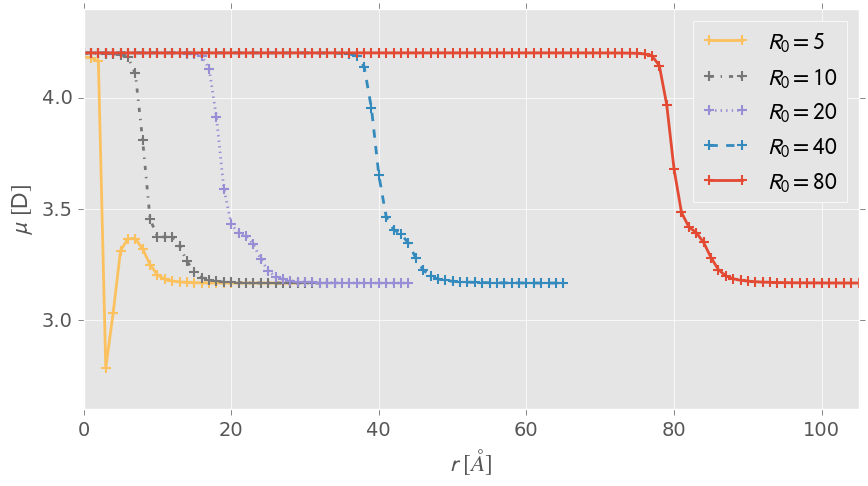

Source code (Python):
#!/usr/bin/env python

import matplotlib as mpl
import matplotlib.pyplot as plt

import numpy as np

mpl.style.use('ggplot')
# The colors are from the ggplot style, consistent with grey background
ggplot = ['#E24A33', '#348ABD', '#988ED5', '#777777', '#FBC15E', '#8EBA42', '#FFB5B8']
# List of line styles
lines = ['-', '--', ':', '-.', '-', '--', ':']
params = {'text.usetex': False,
          'mathtext.fontset': 'stixsans',
          'font.size' : 14
         }
mpl.rcParams.update(params)

fig, ax = plt.subplots(figsize=(10, 5), facecolor='w', edgecolor='k')

R0_5  = np.loadtxt(fname='R0_5.dat',  usecols=(0, 1))
ax.plot(R0_5[:, 0] , R0_5[:, 1] , color=ggplot[4], marker='+', ls=lines[4], lw=2, ms=7, mew=1.5, label=r'$R_0 = 5$')
R0_10 = np.loadtxt(fname='R0_10.dat', usecols=(0, 1))
ax.plot(R0_10[:, 0], R0_10[:, 1], color=ggplot[3], marker='+', ls=lines[3], lw=2, ms=7, mew=1.5, label=r'$R_0 = 10$')
R0_20 = np.loadtxt(fname='R0_20.dat', usecols=(0, 1))
ax.plot(R0_20[:, 0], R0_20[:, 1], color=ggplot[2], marker='+', ls=lines[2], lw=2, ms=7, mew=1.5, label=r'$R_0 = 20$')
R0_40 = np.loadtxt(fname='R0_40.dat', usecols=(0, 1))
ax.plot(R0_40[:, 0], R0_40[:, 1], color=ggplot[1], marker='+', ls=lines[1], lw=2, ms=7, mew=1.5, label=r'$R_0 = 40$')
R0_80 = np.loadtxt(fname='R0_80.dat', usecols=(0, 1))
ax.plot(R0_80[:, 0], R0_80[:, 1], color=ggplot[0], marker='+', ls=lines[0], lw=2, ms=7, mew=1.5, label=r'$R_0 = 80$')

ax.set_ylabel(r'$\mu\,\,[\mathrm{D}]$')
ax.legend(loc='upper right', ncol=1)

ax.set_xlim(0.0, 105.0)
ax.set_ylim(2.6, 4.4)
ax.set_xlabel(r'$r\,\,[\AA]$')

fig.savefig('radius.png', transparent=False, bbox_inches='tight')
